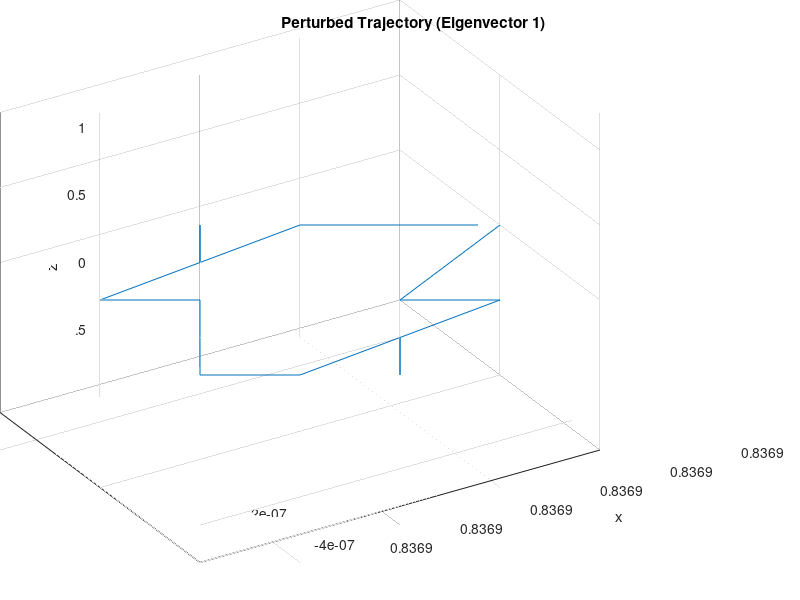
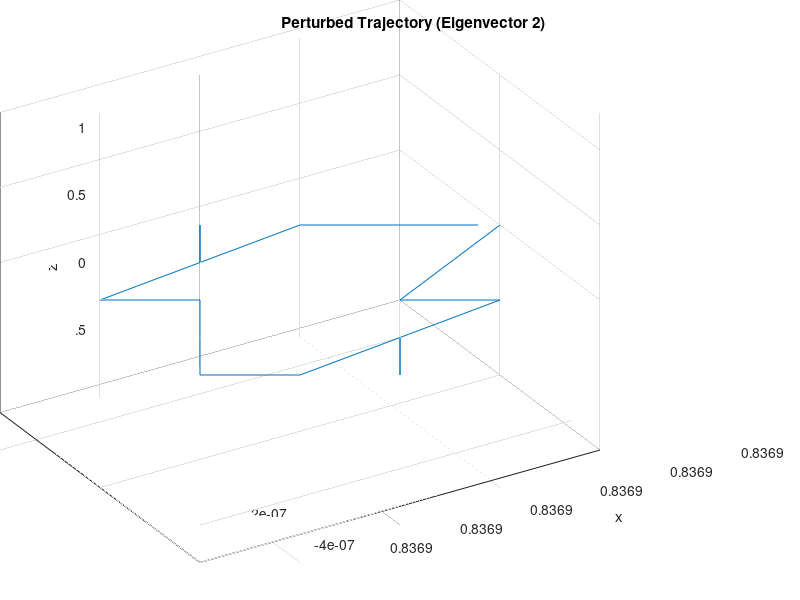
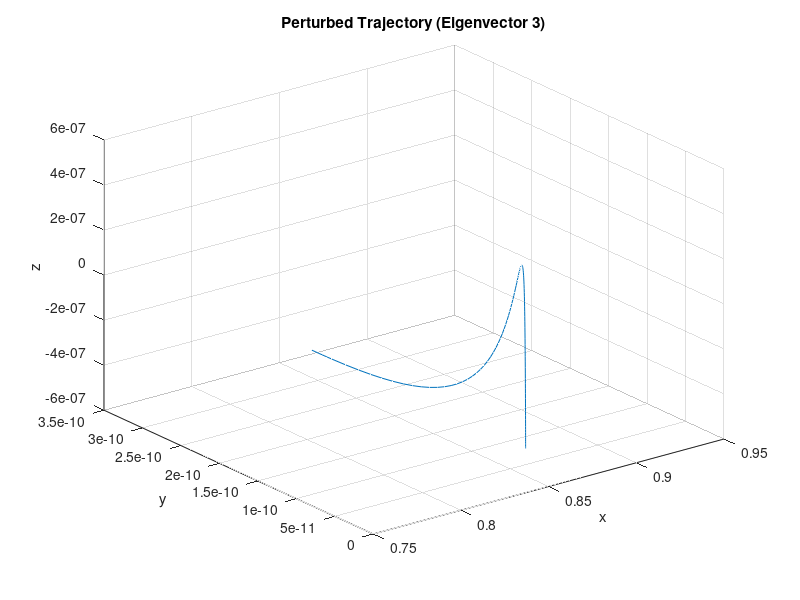
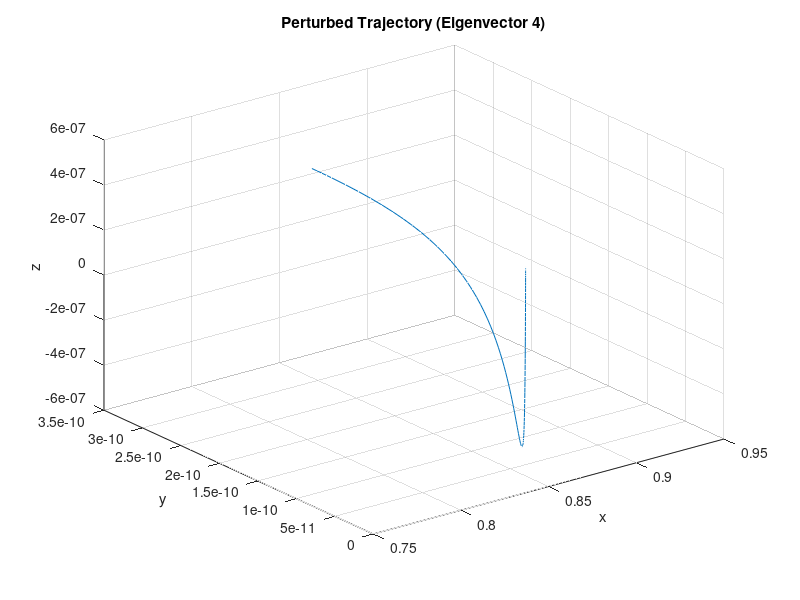

MATLAB code for these plots, in order:
function test
    % Define constants
    G = 6.67430e-11;  % Gravitational constant, m^3 kg^-1 s^-2
    M1 = 5.972e24;    % Mass of Earth (kg)
    M2 = 7.348e22;    % Mass of Moon (kg)
    R = 3844e5;       % Distance between Earth and Moon (m)
    
    % Standard gravitational parameters
    mu1 = G * M1;
    mu2 = G * M2;
    mu = mu2 / (mu1 + mu2);

    % Dimensionless units: x and time in units of R and sqrt(R^3 / (G * (M1 + M2)))
    % Calculate L1 position using an iterative method
    x_L1 = fzero(@(x) (1 - mu) * (x + mu) ./ abs(x + mu).^3 + mu * (x - 1 + mu) ./ abs(x - 1 + mu).^3 - x,0.8); %edit the intital guess to check other libration points as well
    
    % Initial guess for L1
    equilibrium = [x_L1; 0; 0; 0; 0; 0];
    initial_conditions = equilibrium;

    % Linearized system matrix A at L1
    state = equilibrium;
    x = state(1);
    y = state(2);
    z = state(3);
    u = state(4);
    v = state(5);
    w = state(6);

    % Compute distances d and r
    d = sqrt((x + mu)^2 + y^2 + z^2);
    r = sqrt((x - 1 + mu)^2 + y^2 + z^2);

    % Compute the second partial derivatives of the potential function U
    Uxx = 1 - (1 - mu) / d^3 - mu / r^3 ...
          + 3 * (1 - mu) * (x + mu)^2 / d^5 + 3 * mu * (x - 1 + mu)^2 / r^5;

    Uyy = 1 - (1 - mu) / d^3 - mu / r^3 ...
          + 3 * (1 - mu) * y^2 / d^5 + 3 * mu * y^2 / r^5;

    Uzz = -(1 - mu) / d^3 - mu / r^3 ...
          + 3 * (1 - mu) * z^2 / d^5 + 3 * mu * z^2 / r^5;

    Uxy = 3 * (1 - mu) * (x + mu) * y / d^5 + 3 * mu * (x - 1 + mu) * y / r^5;

    Uxz = 3 * (1 - mu) * (x + mu) * z / d^5 + 3 * mu * (x - 1 + mu) * z / r^5;

    Uyz = 3 * (1 - mu) * y * z / d^5 + 3 * mu * y * z / r^5;

    % Construct the system matrix A
    A = [
        0, 0, 0, 1, 0, 0;
        0, 0, 0, 0, 1, 0;
        0, 0, 0, 0, 0, 1;
        Uxx, Uxy, Uxz, 0, 2, 0;
        Uxy, Uyy, Uyz, -2, 0, 0;
        Uxz, Uyz, Uzz, 0, 0, 0;
    ];

    % Compute eigenvalues and eigenvectors
    [V, D] = eig(A);
    eigenvalues = diag(D);

    % Identify the purely imaginary eigenvalues and corresponding eigenvectors
    imag_indices = abs(real(eigenvalues)) < 1e-9 & imag(eigenvalues) ~= 0;
    relevant_eigenvectors = V(:, imag_indices);
    relevant_eigenvalues = eigenvalues(imag_indices);

    % Choose a small perturbation amplitude
    epsilon = 1e-6;

    % Perturb initial conditions in the direction of the relevant eigenvectors
    for i = 1:length(relevant_eigenvalues)
        omega = abs(imag(relevant_eigenvalues(i)));
        T_span = [0, 2 * pi / omega];  % Period of the oscillation

        perturbed_initial_conditions = initial_conditions + epsilon * imag(relevant_eigenvectors(:, i));

        % Integrate the actual CR3BP system
        options = odeset('RelTol', 1e-12, 'AbsTol', 1e-12);
        [~, state] = ode45(@(t, state) cr3bp_ode(t, state, mu), T_span, perturbed_initial_conditions, options);

        % Plot the results
        figure;
        plot3(state(:, 1), state(:, 2), state(:, 3));
        xlabel('x');
        ylabel('y');
        zlabel('z');
        title(['Perturbed Trajectory (Eigenvector ' num2str(i) ')']);
        grid on;
    end
end

function dstate_dt = cr3bp_ode(~, state, mu)
    % Defining the state vector
    x = state(1);
    y = state(2);
    z = state(3);
    u = state(4);
    v = state(5);
    w = state(6);

    % Compute distances d and r
    d = sqrt((x + mu)^2 + y^2 + z^2);
    r = sqrt((x - 1 + mu)^2 + y^2 + z^2);

    % Compute accelerations
    ax = 2*v + x - (1 - mu) / d^3 * (x + mu) - mu / r^3 * (x - 1 + mu);
    ay = -2*u + y - (1 - mu) / d^3 * y - mu / r^3 * y;
    az = -(1 - mu) / d^3 * z - mu / r^3 * z;

    dstate_dt = [u; v; w; ax; ay; az];
end
